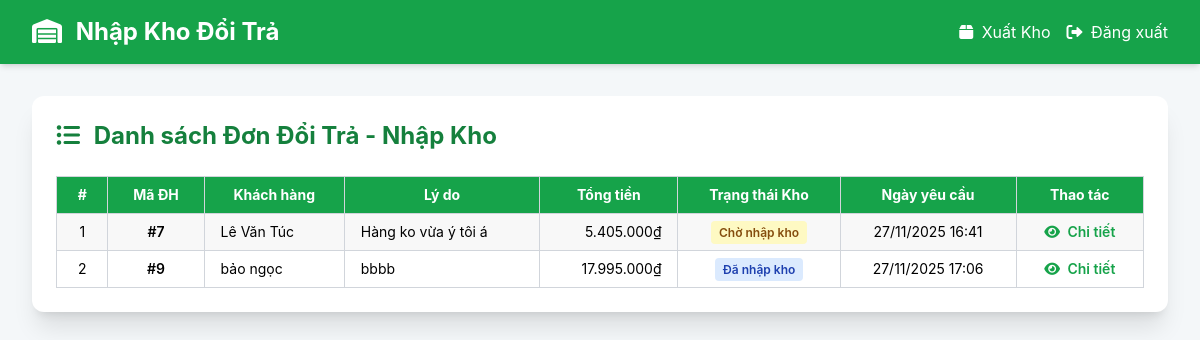
Screenshot of /nhanvienkho_nhap.php with the database file from the repository.
### tables this page shows
CREATE TABLE `don_hang_doi_tra` (
  `id` bigint(20) UNSIGNED NOT NULL,
  `ma_donhang` bigint(20) NOT NULL,
  `ma_user` bigint(20) NOT NULL,
  `ly_do` text DEFAULT NULL,
  `status` enum('pending','approved','rejected') DEFAULT 'pending',
  `trang_thai_kho` enum('cho_nhap_kho','da_nhap_kho') DEFAULT 'cho_nhap_kho',
  `created_at` timestamp NOT NULL DEFAULT current_timestamp(),
  `updated_at` timestamp NOT NULL DEFAULT '0000-00-00 00:00:00',
  `bang_chung` varchar(250) NOT NULL
);

CREATE TABLE `user` (
  `ma_user` bigint(20) NOT NULL,
  `ho_ten` varchar(255) DEFAULT NULL,
  `email` varchar(250) DEFAULT NULL,
  `password` varchar(255) DEFAULT NULL,
  `phone` varchar(50) DEFAULT NULL,
  `dia_chi` varchar(255) DEFAULT NULL,
  `vai_tro` enum('quanly','nhanvien','khachhang','nhanvienkho') DEFAULT NULL,
  `created_at` timestamp NULL DEFAULT NULL,
  `update_at` timestamp NULL DEFAULT NULL,
  `ma_vaitro` bigint(20) DEFAULT NULL,
  `trang_thai` enum('active','locked') DEFAULT 'active'
);

CREATE TABLE `don_hang` (
  `ma_donhang` bigint(20) NOT NULL,
  `ten_nguoinhan` varchar(50) NOT NULL,
  `diachi_nhan` varchar(250) NOT NULL,
  `email_nguoinhan` varchar(50) NOT NULL,
  `so_dienthoai` varchar(50) NOT NULL,
  `trangthai_thanhtoan` enum('chua_thanh_toan','da_thanh_toan') NOT NULL,
  `phuongthuc_thanhtoan` varchar(50) NOT NULL,
  `thanh_toan` varchar(50) NOT NULL,
  `tien_hang` double NOT NULL,
  `tien_ship` double NOT NULL,
  `tong_tien` double NOT NULL,
  `ma_user` bigint(20) NOT NULL,
  `created_at` timestamp NOT NULL DEFAULT current_timestamp() ON UPDATE current_timestamp(),
  `update_at` timestamp NOT NULL DEFAULT '0000-00-00 00:00:00',
  `trang_thai` enum('cho_xu_ly','xac_nhan','da_xuat_kho','da_nhap_kho','hoan_thanh','huy') DEFAULT 'cho_xu_ly',
  `order_code` varchar(10) NOT NULL
);

### nhanvienkho_nhap.php (the view, shortened to what this page needs)
<?php
$db = new Database();
$conn = $db->getConnection();
function translate_warehouse_status($status) {
    switch ($status) {
        case 'cho_nhap_kho': return 'Chờ nhập kho';
        case 'da_nhap_kho': return 'Đã nhập kho';
    }
}
$ma_donhang_chi_tiet = 0;
?>
<!DOCTYPE html>
<html lang="vi">
<head>
    <script src="https://cdn.tailwindcss.com"></script>
    <link rel="stylesheet" href="https://cdnjs.cloudflare.com/ajax/libs/font-awesome/6.0.0-beta3/css/all.min.css">
</head>
<body>
<div class="bg-green-600 shadow-md py-4 no-print">
    <div class="max-w-7xl mx-auto px-4 sm:px-6 lg:px-8 flex justify-between items-center">
        <h1 class="text-2xl font-bold text-white"><i class="fas fa-warehouse mr-2"></i> Nhập Kho Đổi Trả</h1>
        <div class="flex gap-4">
            <a href="nhanvienkho.php" class="text-white hover:text-green-200 transition duration-150">
                <i class="fas fa-box mr-1"></i> Xuất Kho
            </a>
            <a href="logout.php" class="text-white hover:text-green-200 transition duration-150">
                <i class="fas fa-sign-out-alt mr-1"></i> Đăng xuất
            </a>
        </div>
    </div>
</div>
<div class="max-w-7xl mx-auto py-8 px-4 sm:px-6 lg:px-8">
    <?php
    if ($ma_donhang_chi_tiet > 0) {
        $stmt_return = $conn->prepare("
            SELECT
                ddt.*,
                dh.ten_nguoinhan,
                dh.so_dienthoai,
                dh.diachi_nhan,
                dh.tong_tien,
                dh.created_at AS ngay_tao,
                u.ho_ten AS ten_khach
            FROM don_hang_doi_tra ddt
            LEFT JOIN don_hang dh ON ddt.ma_donhang = dh.ma_donhang
            LEFT JOIN user u ON ddt.ma_user = u.ma_user
            WHERE ddt.ma_donhang = ?
        ");
        $stmt_return->execute(array($ma_donhang_chi_tiet));
        $return_order = $stmt_return->fetch(PDO::FETCH_ASSOC);
        if (!$return_order) {
            echo "<div class='alert alert-danger p-4 bg-red-100 text-red-700 rounded-lg'>Không tìm thấy đơn đổi trả #" . $ma_donhang_chi_tiet . ".</div>";
        } else {
            $stmt_details = $conn->prepare("
                SELECT
                    ct.so_luong,
                    ct.don_gia,
                    ct.id_sanpham,
                    sp.ten_sanpham
                FROM chitiet_donhang ct
                LEFT JOIN san_pham sp ON ct.id_sanpham = sp.id_sanpham
                WHERE ct.ma_donhang = ?
            ");
            $stmt_details->execute(array($ma_donhang_chi_tiet));
            $order_details = $stmt_details->fetchAll(PDO::FETCH_ASSOC);
            ?>
            <div class="card bg-white shadow-xl p-6">
                <h2 class="text-center mb-6 text-3xl font-extrabold text-green-700">
                    <i class="fas fa-undo mr-2"></i> Chi tiết Đơn Đổi Trả #<?php echo htmlspecialchars($return_order['ma_donhang']); ?>
                </h2>
                <div class="grid grid-cols-1 md:grid-cols-2 gap-6 mb-6 p-4 border rounded-lg bg-gray-50">
                    <div>
                        <h3 class="text-lg font-semibold text-green-600 mb-2"><i class="fas fa-user-check mr-2"></i> Thông tin Khách hàng</h3>
                        <p><strong>Tên khách:</strong> <?php echo htmlspecialchars($return_order['ten_khach']); ?></p>
                        <p><strong>Người nhận:</strong> <?php echo htmlspecialchars($return_order['ten_nguoinhan']); ?></p>
                        <p><strong>SĐT:</strong> <?php echo htmlspecialchars($return_order['so_dienthoai']); ?></p>
                        <p><strong>Địa chỉ:</strong> <?php echo htmlspecialchars($return_order['diachi_nhan']); ?></p>
                    </div>
                    <div>
                        <h3 class="text-lg font-semibold text-green-600 mb-2"><i class="fas fa-info-circle mr-2"></i> Thông tin Đổi Trả</h3>
                        <p><strong>Trạng thái:</strong> <span class="px-2 py-1 rounded bg-green-100 text-green-800"><?php echo translate_status($return_order['status']); ?></span></p>
                        <p><strong>Trạng thái kho:</strong> <span class="px-2 py-1 rounded <?php echo $return_order['trang_thai_kho'] == 'da_nhap_kho' ? 'bg-blue-100 text-blue-800' : 'bg-yellow-100 text-yellow-800'; ?>"><?php echo translate_warehouse_status($return_order['trang_thai_kho']); ?></span></p>
                        <p><strong>Ngày yêu cầu:</strong> <?php echo date('d/m/Y H:i', strtotime($return_order['created_at'])); ?></p>
                        <p><strong>Lý do:</strong> <?php echo nl2br(htmlspecialchars($return_order['ly_do'])); ?></p>
                    </div>
                </div>
                <h3 class="text-xl font-semibold text-green-600 mb-4"><i class="fas fa-list mr-2"></i> Danh sách sản phẩm cần nhập kho</h3>
                <table class="table-auto w-full border-collapse border border-gray-300 text-sm table-striped">
                    <thead class="bg-green-600 text-white">
                        <tr>
                            <th class="border border-gray-300 px-4 py-2 text-left">Tên sản phẩm</th>
                            <th class="border border-gray-300 px-4 py-2 text-center">Số lượng</th>
                            <th class="border border-gray-300 px-4 py-2 text-right">Đơn giá</th>
                            <th class="border border-gray-300 px-4 py-2 text-right">Thành tiền</th>
                        </tr>
                    </thead>
                    <tbody>
                        <?php
                        $total = 0;
                        foreach ($order_details as $detail):
                            $subtotal = $detail['so_luong'] * $detail['don_gia'];
                            $total += $subtotal;
                        ?>
                        <tr>
                            <td class="border border-gray-300 px-4 py-2"><?php echo htmlspecialchars($detail['ten_sanpham']); ?></td>
                            <td class="border border-gray-300 px-4 py-2 text-center"><?php echo $detail['so_luong']; ?></td>
                            <td class="border border-gray-300 px-4 py-2 text-right"><?php echo number_format($detail['don_gia'], 0, ',', '.'); ?>₫</td>
                            <td class="border border-gray-300 px-4 py-2 text-right font-semibold"><?php echo number_format($subtotal, 0, ',', '.'); ?>₫</td>
                        </tr>
                        <?php endforeach; ?>
                        <tr class="bg-green-100 font-bold">
                            <td colspan="3" class="border border-gray-300 px-4 py-2 text-right">Tổng cộng:</td>
                            <td class="border border-gray-300 px-4 py-2 text-right text-green-700"><?php echo number_format($total, 0, ',', '.'); ?>₫</td>
                        </tr>
                    </tbody>
                </table>
                <div class="mt-6 flex gap-3 justify-end no-print">
                    <a href="nhanvienkho_nhap.php" class="btn-secondary px-6 py-2 bg-gray-500 text-white rounded-lg hover:bg-gray-600 transition">
                        <i class="fas fa-arrow-left mr-2"></i> Quay lại
                    </a>
                    <?php if ($return_order['status'] == 'approved' && $return_order['trang_thai_kho'] == 'cho_nhap_kho'): ?>
                    <a href="nhanvienkho_nhap.php?action_type=update_nhap_kho&id=<?php echo $ma_donhang_chi_tiet; ?>"
                       onclick="return confirm('Xác nhận đã nhập kho đơn hàng đổi trả #<?php echo $ma_donhang_chi_tiet; ?>?');"
                       class="btn-primary px-6 py-2 bg-green-600 text-white rounded-lg hover:bg-green-700 transition">
                        <i class="fas fa-check-circle mr-2"></i> Xác nhận Đã Nhập Kho
                    </a>
                    <?php endif; ?>
                    <button onclick="window.print()" class="btn-secondary px-6 py-2 bg-blue-500 text-white rounded-lg hover:bg-blue-600 transition">
                        <i class="fas fa-print mr-2"></i> In Phiếu
                    </button>
                </div>
            </div>
            <?php
        }
    } else {
        $stmt_list = $conn->query("
            SELECT
                ddt.*,
                dh.ten_nguoinhan,
                dh.tong_tien,
                u.ho_ten AS ten_khach
            FROM don_hang_doi_tra ddt
            LEFT JOIN don_hang dh ON ddt.ma_donhang = dh.ma_donhang
            LEFT JOIN user u ON ddt.ma_user = u.ma_user
            WHERE ddt.status = 'approved'
            ORDER BY
                CASE ddt.trang_thai_kho
                    WHEN 'cho_nhap_kho' THEN 1
                    WHEN 'da_nhap_kho' THEN 2
                END,
                ddt.id DESC
        ");
        $return_orders = $stmt_list->fetchAll(PDO::FETCH_ASSOC);
        ?>
        <div class="card bg-white shadow-xl p-6">
            <h2 class="text-2xl font-bold mb-6 text-green-700">
                <i class="fas fa-list-ul mr-2"></i> Danh sách Đơn Đổi Trả - Nhập Kho
            </h2>
            <?php if (empty($return_orders)): ?>
                <div class="text-center py-8 text-gray-500">
                    <i class="fas fa-inbox fa-3x mb-4"></i>
                    <p class="text-lg">Không có đơn đổi trả nào cần nhập kho</p>
                </div>
            <?php else: ?>
                <div class="overflow-x-auto">
                    <table class="table-auto w-full border-collapse border border-gray-300 text-sm table-striped">
                        <thead class="bg-green-600 text-white">
                            <tr>
                                <th class="border border-gray-300 px-4 py-2">#</th>
                                <th class="border border-gray-300 px-4 py-2">Mã ĐH</th>
                                <th class="border border-gray-300 px-4 py-2">Khách hàng</th>
                                <th class="border border-gray-300 px-4 py-2">Lý do</th>
                                <th class="border border-gray-300 px-4 py-2">Tổng tiền</th>
                                <th class="border border-gray-300 px-4 py-2">Trạng thái Kho</th>
                                <th class="border border-gray-300 px-4 py-2">Ngày yêu cầu</th>
                                <th class="border border-gray-300 px-4 py-2 no-print">Thao tác</th>
                            </tr>
                        </thead>
                        <tbody>
                            <?php foreach ($return_orders as $index => $order): ?>
                            <tr>
                                <td class="border border-gray-300 px-4 py-2 text-center"><?php echo $index + 1; ?></td>
                                <td class="border border-gray-300 px-4 py-2 text-center font-semibold">#<?php echo $order['ma_donhang']; ?></td>
                                <td class="border border-gray-300 px-4 py-2"><?php echo htmlspecialchars($order['ten_khach']); ?></td>
                                <td class="border border-gray-300 px-4 py-2" style="max-width: 200px;">
                                    <div style="max-height: 60px; overflow-y: auto;">
                                        <?php echo nl2br(htmlspecialchars($order['ly_do'])); ?>
                                    </div>
                                </td>
                                <td class="border border-gray-300 px-4 py-2 text-right"><?php echo number_format($order['tong_tien'], 0, ',', '.'); ?>₫</td>
                                <td class="border border-gray-300 px-4 py-2 text-center">
                                    <span class="px-2 py-1 rounded text-xs font-semibold <?php echo $order['trang_thai_kho'] == 'da_nhap_kho' ? 'bg-blue-100 text-blue-800' : 'bg-yellow-100 text-yellow-800'; ?>">
                                        <?php echo translate_warehouse_status($order['trang_thai_kho']); ?>
                                    </span>
                                </td>
                                <td class="border border-gray-300 px-4 py-2 text-center"><?php echo date('d/m/Y H:i', strtotime($order['created_at'])); ?></td>
                                <td class="border border-gray-300 px-4 py-2 text-center no-print">
                                    <a href="nhanvienkho_nhap.php?id=<?php echo $order['ma_donhang']; ?>"
                                       class="text-green-600 hover:text-green-800 font-semibold">
                                        <i class="fas fa-eye mr-1"></i> Chi tiết
                                    </a>
                                </td>
                            </tr>
                            <?php endforeach; ?>
                        </tbody>
                    </table>
                </div>
            <?php endif; ?>
        </div>
        <?php
    }
    ?>
</div>
</body>
</html>

### nhanvienkho_nhap.php (style rules this page uses)
body { font-family: 'Inter', sans-serif; background-color: #f4f7f9; }
.card { border-radius: 0.75rem; }
.table-striped tbody tr:nth-child(odd) { background-color: #f8f8f8; }

### rows the page displays
don_hang_doi_tra: ma_donhang "7", user.ho_ten "Lê Văn Túc", ly_do "Hàng ko vừa ý tôi á", don_hang.tong_tien "5.405.000", created_at "27/11/2025 16:41"
don_hang_doi_tra: ma_donhang "9", user.ho_ten "bảo ngọc", ly_do "bbbb", don_hang.tong_tien "17.995.000", created_at "27/11/2025 17:06"
